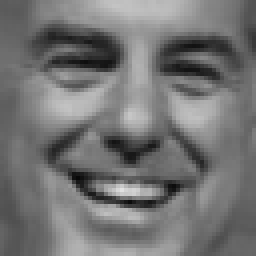
#> input picture dataset-master/103.jpg, 64 x 64 px (shown 4 times larger); its folder holds 4 pictures in this run
$ python dataset-master-cleanse.py
#> lines starting #> are read from the running program, lines starting #| are printed output that depends on the picture
# -*- coding: utf-8 -*-
"""
Created on Thu Jul 23 19:10:30 2020

@author: justin

Applying haar cascade classifier to dataset-master to filter down our dataset
"""
# Imports
import cv2
import os


# Functions
def detect_smile(image):

    smile_cascade = cv2.CascadeClassifier(cv2.data.haarcascades +
                                          "haarcascade_smile.xml")
    smiles = smile_cascade.detectMultiScale(image, scaleFactor=1.1,
                                            minNeighbors=20)
    return smiles

# Script


folder_dir = 'dataset-master/'
image_files = os.listdir(folder_dir)
image_paths = [os.path.join(folder_dir, image_file) for
               image_file in image_files]
images = [cv2.imread(image_path) for image_path in image_paths]
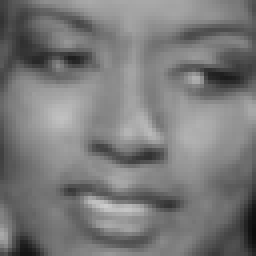
#> input picture dataset-master/1062.jpg, 64 x 64 px (shown 4 times larger)
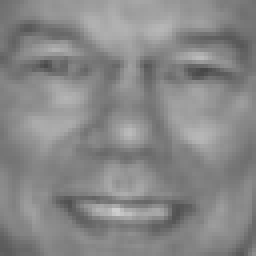
#> input picture dataset-master/1231.jpg, 64 x 64 px (shown 4 times larger)
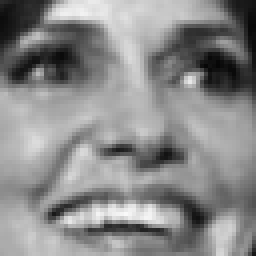
#> input picture dataset-master/1313.jpg, 64 x 64 px (shown 4 times larger)
#> images = 4 items
smiles = [detect_smile(image) for image in images]
#> in detect_smile, `smiles = smile_cascade.detectMultiScale(image, scaleFactor=1.1, minNei..`: smiles = [[11, 36, 43, 22]]
#> in detect_smile, image is the input picture: shape (64, 64, 3); min 8, max 225, mean 115.9
#> in detect_smile, image is the input picture: shape (64, 64, 3); min 11, max 204, mean 121.4
#> in detect_smile, image is the input picture: shape (64, 64, 3); min 72, max 205, mean 135.1
#> in detect_smile, image is the input picture: shape (64, 64, 3); min 6, max 249, mean 137.5
#> smiles = [[[11, 36, 43, 22]], [[10, 40, 42, 21]], [[10, 40, 42, 21]], ()]

# %%
#> (the run stopped early here; a loop or call above may not have finished)
